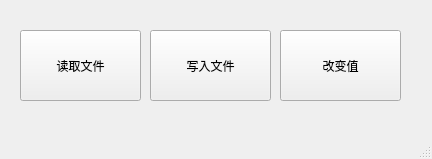
<?xml version="1.0" encoding="UTF-8"?>
<ui version="4.0">
 <class>MainWindow</class>
 <widget class="QMainWindow" name="MainWindow">
  <property name="geometry">
   <rect>
    <x>0</x>
    <y>0</y>
    <width>432</width>
    <height>159</height>
   </rect>
  </property>
  <property name="windowTitle">
   <string>MainWindow</string>
  </property>
  <widget class="QWidget" name="centralwidget">
   <widget class="QPushButton" name="btn_Read">
    <property name="geometry">
     <rect>
      <x>20</x>
      <y>30</y>
      <width>121</width>
      <height>71</height>
     </rect>
    </property>
    <property name="text">
     <string>读取文件</string>
    </property>
   </widget>
   <widget class="QPushButton" name="btn_Write">
    <property name="geometry">
     <rect>
      <x>150</x>
      <y>30</y>
      <width>121</width>
      <height>71</height>
     </rect>
    </property>
    <property name="text">
     <string>写入文件</string>
    </property>
   </widget>
   <widget class="QPushButton" name="btn_ChangeVal">
    <property name="geometry">
     <rect>
      <x>280</x>
      <y>30</y>
      <width>121</width>
      <height>71</height>
     </rect>
    </property>
    <property name="text">
     <string>改变值</string>
    </property>
   </widget>
  </widget>
  <widget class="QMenuBar" name="menubar">
   <property name="geometry">
    <rect>
     <x>0</x>
     <y>0</y>
     <width>432</width>
     <height>26</height>
    </rect>
   </property>
  </widget>
  <widget class="QStatusBar" name="statusbar"/>
 </widget>
 <resources/>
 <connections/>
</ui>
